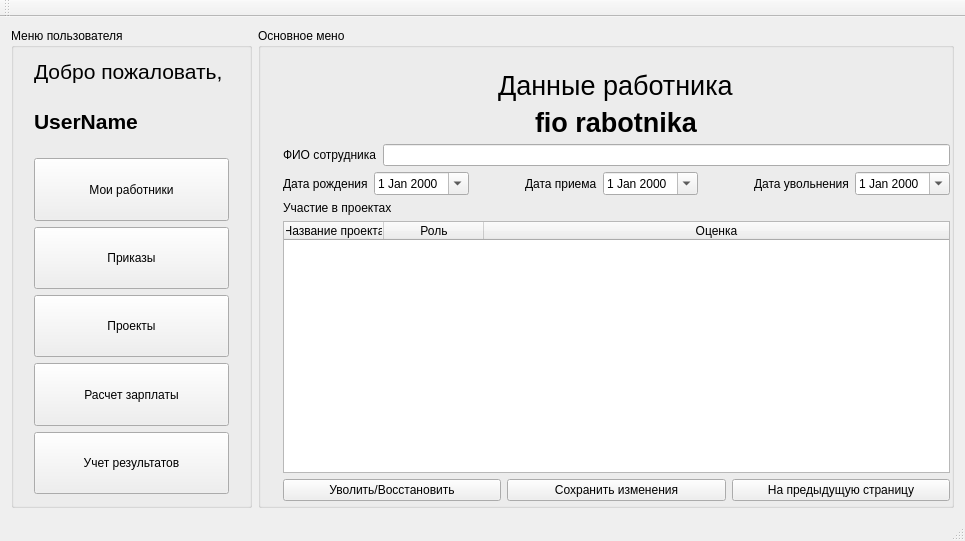
<?xml version="1.0" encoding="UTF-8"?>
<ui version="4.0">
 <class>salaryClass</class>
 <widget class="QMainWindow" name="salaryClass">
  <property name="geometry">
   <rect>
    <x>0</x>
    <y>0</y>
    <width>961</width>
    <height>541</height>
   </rect>
  </property>
  <property name="windowTitle">
   <string>salary</string>
  </property>
  <widget class="QWidget" name="centralWidget">
   <layout class="QGridLayout" name="gridLayout_4">
    <item row="0" column="0">
     <widget class="QGroupBox" name="groupBox">
      <property name="enabled">
       <bool>true</bool>
      </property>
      <property name="sizePolicy">
       <sizepolicy hsizetype="Fixed" vsizetype="Preferred">
        <horstretch>0</horstretch>
        <verstretch>0</verstretch>
       </sizepolicy>
      </property>
      <property name="minimumSize">
       <size>
        <width>241</width>
        <height>0</height>
       </size>
      </property>
      <property name="cursor">
       <cursorShape>OpenHandCursor</cursorShape>
      </property>
      <property name="title">
       <string>Меню пользователя</string>
      </property>
      <property name="checkable">
       <bool>false</bool>
      </property>
      <layout class="QGridLayout" name="gridLayout_3">
       <item row="0" column="0">
        <widget class="QLabel" name="label_3">
         <property name="sizePolicy">
          <sizepolicy hsizetype="Fixed" vsizetype="Fixed">
           <horstretch>0</horstretch>
           <verstretch>0</verstretch>
          </sizepolicy>
         </property>
         <property name="font">
          <font>
           <pointsize>16</pointsize>
          </font>
         </property>
         <property name="text">
          <string>Добро пожаловать, </string>
         </property>
        </widget>
       </item>
       <item row="1" column="0">
        <widget class="QLabel" name="menu_username">
         <property name="sizePolicy">
          <sizepolicy hsizetype="Minimum" vsizetype="Minimum">
           <horstretch>0</horstretch>
           <verstretch>0</verstretch>
          </sizepolicy>
         </property>
         <property name="font">
          <font>
           <pointsize>16</pointsize>
           <weight>75</weight>
           <bold>true</bold>
          </font>
         </property>
         <property name="accessibleDescription">
          <string/>
         </property>
         <property name="autoFillBackground">
          <bool>false</bool>
         </property>
         <property name="lineWidth">
          <number>2</number>
         </property>
         <property name="text">
          <string>UserName</string>
         </property>
        </widget>
       </item>
       <item row="2" column="0">
        <widget class="QPushButton" name="menu_worker">
         <property name="sizePolicy">
          <sizepolicy hsizetype="Minimum" vsizetype="Minimum">
           <horstretch>0</horstretch>
           <verstretch>0</verstretch>
          </sizepolicy>
         </property>
         <property name="text">
          <string>Мои работники</string>
         </property>
        </widget>
       </item>
       <item row="3" column="0">
        <widget class="QPushButton" name="menu_prikaz">
         <property name="sizePolicy">
          <sizepolicy hsizetype="Minimum" vsizetype="Minimum">
           <horstretch>0</horstretch>
           <verstretch>0</verstretch>
          </sizepolicy>
         </property>
         <property name="text">
          <string>Приказы</string>
         </property>
        </widget>
       </item>
       <item row="4" column="0">
        <widget class="QPushButton" name="menu_project">
         <property name="sizePolicy">
          <sizepolicy hsizetype="Minimum" vsizetype="Minimum">
           <horstretch>0</horstretch>
           <verstretch>0</verstretch>
          </sizepolicy>
         </property>
         <property name="text">
          <string>Проекты</string>
         </property>
        </widget>
       </item>
       <item row="5" column="0">
        <widget class="QPushButton" name="menu_salary">
         <property name="sizePolicy">
          <sizepolicy hsizetype="Minimum" vsizetype="Minimum">
           <horstretch>0</horstretch>
           <verstretch>0</verstretch>
          </sizepolicy>
         </property>
         <property name="text">
          <string>Расчет зарплаты</string>
         </property>
        </widget>
       </item>
       <item row="6" column="0">
        <widget class="QPushButton" name="menu_accounting">
         <property name="sizePolicy">
          <sizepolicy hsizetype="Minimum" vsizetype="Minimum">
           <horstretch>0</horstretch>
           <verstretch>0</verstretch>
          </sizepolicy>
         </property>
         <property name="text">
          <string>Учет результатов</string>
         </property>
        </widget>
       </item>
      </layout>
     </widget>
    </item>
    <item row="0" column="1">
     <widget class="QGroupBox" name="groupBox_2">
      <property name="minimumSize">
       <size>
        <width>696</width>
        <height>470</height>
       </size>
      </property>
      <property name="cursor">
       <cursorShape>ArrowCursor</cursorShape>
      </property>
      <property name="mouseTracking">
       <bool>false</bool>
      </property>
      <property name="title">
       <string>Основное мено</string>
      </property>
      <layout class="QVBoxLayout" name="verticalLayout_3">
       <item>
        <widget class="QStackedWidget" name="stackedWidget">
         <property name="sizePolicy">
          <sizepolicy hsizetype="Maximum" vsizetype="Maximum">
           <horstretch>0</horstretch>
           <verstretch>0</verstretch>
          </sizepolicy>
         </property>
         <property name="minimumSize">
          <size>
           <width>689</width>
           <height>453</height>
          </size>
         </property>
         <property name="currentIndex">
          <number>3</number>
         </property>
         <widget class="QWidget" name="registration">
          <widget class="QWidget" name="layoutWidget">
           <property name="geometry">
            <rect>
             <x>0</x>
             <y>10</y>
             <width>681</width>
             <height>35</height>
            </rect>
           </property>
           <layout class="QHBoxLayout" name="horizontalLayout_6">
            <item>
             <spacer name="horizontalSpacer_14">
              <property name="orientation">
               <enum>Qt::Horizontal</enum>
              </property>
              <property name="sizeHint" stdset="0">
               <size>
                <width>232</width>
                <height>20</height>
               </size>
              </property>
             </spacer>
            </item>
            <item>
             <widget class="QLabel" name="label_8">
              <property name="font">
               <font>
                <pointsize>20</pointsize>
               </font>
              </property>
              <property name="text">
               <string>Регистрация</string>
              </property>
             </widget>
            </item>
            <item>
             <spacer name="horizontalSpacer_13">
              <property name="orientation">
               <enum>Qt::Horizontal</enum>
              </property>
              <property name="sizeHint" stdset="0">
               <size>
                <width>232</width>
                <height>20</height>
               </size>
              </property>
             </spacer>
            </item>
           </layout>
          </widget>
          <widget class="QWidget" name="layoutWidget">
           <property name="geometry">
            <rect>
             <x>0</x>
             <y>50</y>
             <width>681</width>
             <height>381</height>
            </rect>
           </property>
           <layout class="QGridLayout" name="gridLayout_6">
            <item row="0" column="1">
             <spacer name="verticalSpacer">
              <property name="orientation">
               <enum>Qt::Vertical</enum>
              </property>
              <property name="sizeHint" stdset="0">
               <size>
                <width>20</width>
                <height>40</height>
               </size>
              </property>
             </spacer>
            </item>
            <item row="1" column="0">
             <spacer name="horizontalSpacer_23">
              <property name="orientation">
               <enum>Qt::Horizontal</enum>
              </property>
              <property name="sizeHint" stdset="0">
               <size>
                <width>40</width>
                <height>20</height>
               </size>
              </property>
             </spacer>
            </item>
            <item row="1" column="1">
             <layout class="QGridLayout" name="gridLayout_5">
              <item row="0" column="1">
               <spacer name="horizontalSpacer_17">
                <property name="orientation">
                 <enum>Qt::Horizontal</enum>
                </property>
                <property name="sizeHint" stdset="0">
                 <size>
                  <width>40</width>
                  <height>20</height>
                 </size>
                </property>
               </spacer>
              </item>
              <item row="0" column="2">
               <widget class="QLabel" name="label_10">
                <property name="text">
                 <string>Логин</string>
                </property>
               </widget>
              </item>
              <item row="0" column="3">
               <spacer name="horizontalSpacer_18">
                <property name="orientation">
                 <enum>Qt::Horizontal</enum>
                </property>
                <property name="sizeHint" stdset="0">
                 <size>
                  <width>40</width>
                  <height>20</height>
                 </size>
                </property>
               </spacer>
              </item>
              <item row="1" column="0" colspan="5">
               <widget class="QLineEdit" name="enter_login_2"/>
              </item>
              <item row="2" column="1">
               <spacer name="horizontalSpacer_19">
                <property name="orientation">
                 <enum>Qt::Horizontal</enum>
                </property>
                <property name="sizeHint" stdset="0">
                 <size>
                  <width>40</width>
                  <height>20</height>
                 </size>
                </property>
               </spacer>
              </item>
              <item row="2" column="2">
               <widget class="QLabel" name="label_11">
                <property name="text">
                 <string>Пароль</string>
                </property>
               </widget>
              </item>
              <item row="2" column="3">
               <spacer name="horizontalSpacer_20">
                <property name="orientation">
                 <enum>Qt::Horizontal</enum>
                </property>
                <property name="sizeHint" stdset="0">
                 <size>
                  <width>40</width>
                  <height>20</height>
                 </size>
                </property>
               </spacer>
              </item>
              <item row="3" column="0" colspan="5">
               <widget class="QLineEdit" name="enter_password_2"/>
              </item>
              <item row="4" column="0" colspan="5">
               <widget class="QPushButton" name="enter_enter_2">
                <property name="text">
                 <string>Войти</string>
                </property>
               </widget>
              </item>
              <item row="5" column="0">
               <spacer name="horizontalSpacer_21">
                <property name="orientation">
                 <enum>Qt::Horizontal</enum>
                </property>
                <property name="sizeHint" stdset="0">
                 <size>
                  <width>40</width>
                  <height>20</height>
                 </size>
                </property>
               </spacer>
              </item>
              <item row="5" column="1" colspan="3">
               <widget class="QLabel" name="label_12">
                <property name="text">
                 <string>Ещё не подключены к системе?</string>
                </property>
               </widget>
              </item>
              <item row="5" column="4">
               <spacer name="horizontalSpacer_22">
                <property name="orientation">
                 <enum>Qt::Horizontal</enum>
                </property>
                <property name="sizeHint" stdset="0">
                 <size>
                  <width>40</width>
                  <height>20</height>
                 </size>
                </property>
               </spacer>
              </item>
              <item row="6" column="0" colspan="5">
               <widget class="QPushButton" name="enter_registration_2">
                <property name="text">
                 <string>Зарегестрироваться</string>
                </property>
               </widget>
              </item>
             </layout>
            </item>
            <item row="1" column="2">
             <spacer name="horizontalSpacer_24">
              <property name="orientation">
               <enum>Qt::Horizontal</enum>
              </property>
              <property name="sizeHint" stdset="0">
               <size>
                <width>40</width>
                <height>20</height>
               </size>
              </property>
             </spacer>
            </item>
            <item row="2" column="1">
             <spacer name="verticalSpacer_2">
              <property name="orientation">
               <enum>Qt::Vertical</enum>
              </property>
              <property name="sizeHint" stdset="0">
               <size>
                <width>20</width>
                <height>40</height>
               </size>
              </property>
             </spacer>
            </item>
           </layout>
          </widget>
         </widget>
         <widget class="QWidget" name="enter">
          <widget class="QWidget" name="layoutWidget">
           <property name="geometry">
            <rect>
             <x>0</x>
             <y>10</y>
             <width>681</width>
             <height>35</height>
            </rect>
           </property>
           <layout class="QHBoxLayout" name="horizontalLayout_7">
            <item>
             <spacer name="horizontalSpacer_16">
              <property name="orientation">
               <enum>Qt::Horizontal</enum>
              </property>
              <property name="sizeHint" stdset="0">
               <size>
                <width>232</width>
                <height>20</height>
               </size>
              </property>
             </spacer>
            </item>
            <item>
             <widget class="QLabel" name="label_9">
              <property name="font">
               <font>
                <pointsize>20</pointsize>
               </font>
              </property>
              <property name="text">
               <string>Аутентификация</string>
              </property>
             </widget>
            </item>
            <item>
             <spacer name="horizontalSpacer_15">
              <property name="orientation">
               <enum>Qt::Horizontal</enum>
              </property>
              <property name="sizeHint" stdset="0">
               <size>
                <width>232</width>
                <height>20</height>
               </size>
              </property>
             </spacer>
            </item>
           </layout>
          </widget>
          <widget class="QWidget" name="layoutWidget">
           <property name="geometry">
            <rect>
             <x>0</x>
             <y>50</y>
             <width>681</width>
             <height>381</height>
            </rect>
           </property>
           <layout class="QGridLayout" name="gridLayout_7">
            <item row="0" column="1">
             <spacer name="verticalSpacer_3">
              <property name="orientation">
               <enum>Qt::Vertical</enum>
              </property>
              <property name="sizeHint" stdset="0">
               <size>
                <width>20</width>
                <height>40</height>
               </size>
              </property>
             </spacer>
            </item>
            <item row="1" column="0">
             <spacer name="horizontalSpacer_26">
              <property name="orientation">
               <enum>Qt::Horizontal</enum>
              </property>
              <property name="sizeHint" stdset="0">
               <size>
                <width>40</width>
                <height>20</height>
               </size>
              </property>
             </spacer>
            </item>
            <item row="1" column="1">
             <layout class="QGridLayout" name="gridLayout_2">
              <item row="0" column="1">
               <spacer name="horizontalSpacer_5">
                <property name="orientation">
                 <enum>Qt::Horizontal</enum>
                </property>
                <property name="sizeHint" stdset="0">
                 <size>
                  <width>40</width>
                  <height>20</height>
                 </size>
                </property>
               </spacer>
              </item>
              <item row="0" column="2">
               <widget class="QLabel" name="label_4">
                <property name="text">
                 <string>Логин</string>
                </property>
               </widget>
              </item>
              <item row="0" column="3">
               <spacer name="horizontalSpacer_6">
                <property name="orientation">
                 <enum>Qt::Horizontal</enum>
                </property>
                <property name="sizeHint" stdset="0">
                 <size>
                  <width>40</width>
                  <height>20</height>
                 </size>
                </property>
               </spacer>
              </item>
              <item row="1" column="0" colspan="5">
               <widget class="QLineEdit" name="enter_login"/>
              </item>
              <item row="2" column="1">
               <spacer name="horizontalSpacer_7">
                <property name="orientation">
                 <enum>Qt::Horizontal</enum>
                </property>
                <property name="sizeHint" stdset="0">
                 <size>
                  <width>40</width>
                  <height>20</height>
                 </size>
                </property>
               </spacer>
              </item>
              <item row="2" column="2">
               <widget class="QLabel" name="label_5">
                <property name="text">
                 <string>Пароль</string>
                </property>
               </widget>
              </item>
              <item row="2" column="3">
               <spacer name="horizontalSpacer_8">
                <property name="orientation">
                 <enum>Qt::Horizontal</enum>
                </property>
                <property name="sizeHint" stdset="0">
                 <size>
                  <width>40</width>
                  <height>20</height>
                 </size>
                </property>
               </spacer>
              </item>
              <item row="3" column="0" colspan="5">
               <widget class="QLineEdit" name="enter_password"/>
              </item>
              <item row="4" column="0" colspan="5">
               <widget class="QPushButton" name="enter_enter">
                <property name="text">
                 <string>Войти</string>
                </property>
               </widget>
              </item>
              <item row="5" column="0">
               <spacer name="horizontalSpacer_9">
                <property name="orientation">
                 <enum>Qt::Horizontal</enum>
                </property>
                <property name="sizeHint" stdset="0">
                 <size>
                  <width>40</width>
                  <height>20</height>
                 </size>
                </property>
               </spacer>
              </item>
              <item row="5" column="1" colspan="3">
               <widget class="QLabel" name="label_6">
                <property name="text">
                 <string>Ещё не подключены к системе?</string>
                </property>
               </widget>
              </item>
              <item row="5" column="4">
               <spacer name="horizontalSpacer_10">
                <property name="orientation">
                 <enum>Qt::Horizontal</enum>
                </property>
                <property name="sizeHint" stdset="0">
                 <size>
                  <width>40</width>
                  <height>20</height>
                 </size>
                </property>
               </spacer>
              </item>
              <item row="6" column="0" colspan="5">
               <widget class="QPushButton" name="enter_registration">
                <property name="text">
                 <string>Зарегестрироваться</string>
                </property>
               </widget>
              </item>
             </layout>
            </item>
            <item row="1" column="2">
             <spacer name="horizontalSpacer_25">
              <property name="orientation">
               <enum>Qt::Horizontal</enum>
              </property>
              <property name="sizeHint" stdset="0">
               <size>
                <width>40</width>
                <height>20</height>
               </size>
              </property>
             </spacer>
            </item>
            <item row="2" column="1">
             <spacer name="verticalSpacer_4">
              <property name="orientation">
               <enum>Qt::Vertical</enum>
              </property>
              <property name="sizeHint" stdset="0">
               <size>
                <width>20</width>
                <height>40</height>
               </size>
              </property>
             </spacer>
            </item>
           </layout>
          </widget>
         </widget>
         <widget class="QWidget" name="worker">
          <widget class="QTabWidget" name="worker_list">
           <property name="geometry">
            <rect>
             <x>0</x>
             <y>110</y>
             <width>671</width>
             <height>331</height>
            </rect>
           </property>
           <property name="currentIndex">
            <number>0</number>
           </property>
           <widget class="QWidget" name="worker_current">
            <attribute name="title">
             <string>Текущий штат</string>
            </attribute>
            <widget class="QListWidget" name="worker_list_current_2">
             <property name="geometry">
              <rect>
               <x>0</x>
               <y>10</y>
               <width>661</width>
               <height>291</height>
              </rect>
             </property>
            </widget>
           </widget>
           <widget class="QWidget" name="worker_dismissial">
            <attribute name="title">
             <string>Уволенные</string>
            </attribute>
            <widget class="QListWidget" name="worker_list_dismissial">
             <property name="geometry">
              <rect>
               <x>0</x>
               <y>10</y>
               <width>661</width>
               <height>291</height>
              </rect>
             </property>
            </widget>
           </widget>
          </widget>
          <widget class="QWidget" name="layoutWidget">
           <property name="geometry">
            <rect>
             <x>9</x>
             <y>9</y>
             <width>667</width>
             <height>35</height>
            </rect>
           </property>
           <layout class="QHBoxLayout" name="horizontalLayout_4">
            <item>
             <spacer name="horizontalSpacer_11">
              <property name="orientation">
               <enum>Qt::Horizontal</enum>
              </property>
              <property name="sizeHint" stdset="0">
               <size>
                <width>232</width>
                <height>20</height>
               </size>
              </property>
             </spacer>
            </item>
            <item>
             <widget class="QLabel" name="label_7">
              <property name="font">
               <font>
                <pointsize>20</pointsize>
               </font>
              </property>
              <property name="text">
               <string>Мои работники</string>
              </property>
             </widget>
            </item>
            <item>
             <spacer name="horizontalSpacer_12">
              <property name="orientation">
               <enum>Qt::Horizontal</enum>
              </property>
              <property name="sizeHint" stdset="0">
               <size>
                <width>232</width>
                <height>20</height>
               </size>
              </property>
             </spacer>
            </item>
           </layout>
          </widget>
          <widget class="QWidget" name="layoutWidget">
           <property name="geometry">
            <rect>
             <x>10</x>
             <y>70</y>
             <width>661</width>
             <height>25</height>
            </rect>
           </property>
           <layout class="QHBoxLayout" name="horizontalLayout_5">
            <item>
             <widget class="QLineEdit" name="worker_search_FIO">
              <property name="text">
               <string/>
              </property>
             </widget>
            </item>
            <item>
             <widget class="QPushButton" name="worker_search">
              <property name="text">
               <string>Поиск по сотрудникам</string>
              </property>
             </widget>
            </item>
           </layout>
          </widget>
         </widget>
         <widget class="QWidget" name="worker_page">
          <layout class="QGridLayout" name="gridLayout_8">
           <item row="0" column="0">
            <layout class="QHBoxLayout" name="horizontalLayout_8">
             <item>
              <spacer name="horizontalSpacer_28">
               <property name="orientation">
                <enum>Qt::Horizontal</enum>
               </property>
               <property name="sizeHint" stdset="0">
                <size>
                 <width>232</width>
                 <height>20</height>
                </size>
               </property>
              </spacer>
             </item>
             <item>
              <widget class="QLabel" name="label_13">
               <property name="font">
                <font>
                 <pointsize>20</pointsize>
                </font>
               </property>
               <property name="text">
                <string>Данные работника</string>
               </property>
              </widget>
             </item>
             <item>
              <spacer name="horizontalSpacer_27">
               <property name="orientation">
                <enum>Qt::Horizontal</enum>
               </property>
               <property name="sizeHint" stdset="0">
                <size>
                 <width>232</width>
                 <height>20</height>
                </size>
               </property>
              </spacer>
             </item>
            </layout>
           </item>
           <item row="1" column="0">
            <layout class="QHBoxLayout" name="horizontalLayout_9">
             <item>
              <spacer name="horizontalSpacer_30">
               <property name="orientation">
                <enum>Qt::Horizontal</enum>
               </property>
               <property name="sizeHint" stdset="0">
                <size>
                 <width>232</width>
                 <height>20</height>
                </size>
               </property>
              </spacer>
             </item>
             <item>
              <widget class="QLabel" name="worker_page_username">
               <property name="font">
                <font>
                 <pointsize>20</pointsize>
                 <weight>75</weight>
                 <bold>true</bold>
                </font>
               </property>
               <property name="text">
                <string>fio rabotnika</string>
               </property>
              </widget>
             </item>
             <item>
              <spacer name="horizontalSpacer_29">
               <property name="orientation">
                <enum>Qt::Horizontal</enum>
               </property>
               <property name="sizeHint" stdset="0">
                <size>
                 <width>232</width>
                 <height>20</height>
                </size>
               </property>
              </spacer>
             </item>
            </layout>
           </item>
           <item row="2" column="0">
            <layout class="QHBoxLayout" name="horizontalLayout_15">
             <item>
              <widget class="QLabel" name="label_21">
               <property name="text">
                <string>ФИО сотрудника</string>
               </property>
              </widget>
             </item>
             <item>
              <widget class="QLineEdit" name="lineEdit_2"/>
             </item>
            </layout>
           </item>
           <item row="3" column="0">
            <layout class="QHBoxLayout" name="horizontalLayout_14">
             <item>
              <widget class="QLabel" name="label_18">
               <property name="text">
                <string>Дата рождения</string>
               </property>
              </widget>
             </item>
             <item>
              <widget class="QDateEdit" name="dateEdit_4">
               <property name="calendarPopup">
                <bool>true</bool>
               </property>
              </widget>
             </item>
             <item>
              <spacer name="horizontalSpacer_33">
               <property name="orientation">
                <enum>Qt::Horizontal</enum>
               </property>
               <property name="sizeHint" stdset="0">
                <size>
                 <width>18</width>
                 <height>20</height>
                </size>
               </property>
              </spacer>
             </item>
             <item>
              <widget class="QLabel" name="label_19">
               <property name="text">
                <string>Дата приема</string>
               </property>
              </widget>
             </item>
             <item>
              <widget class="QDateEdit" name="dateEdit_5">
               <property name="calendarPopup">
                <bool>true</bool>
               </property>
              </widget>
             </item>
             <item>
              <spacer name="horizontalSpacer_34">
               <property name="orientation">
                <enum>Qt::Horizontal</enum>
               </property>
               <property name="sizeHint" stdset="0">
                <size>
                 <width>28</width>
                 <height>20</height>
                </size>
               </property>
              </spacer>
             </item>
             <item>
              <widget class="QLabel" name="label_20">
               <property name="text">
                <string>Дата увольнения</string>
               </property>
              </widget>
             </item>
             <item>
              <widget class="QDateEdit" name="dateEdit_6">
               <property name="calendarPopup">
                <bool>true</bool>
               </property>
              </widget>
             </item>
            </layout>
           </item>
           <item row="4" column="0">
            <layout class="QVBoxLayout" name="verticalLayout_5">
             <item>
              <widget class="QLabel" name="label_22">
               <property name="text">
                <string>Участие в проектах</string>
               </property>
              </widget>
             </item>
             <item>
              <widget class="QTableWidget" name="tableWidget_2">
               <attribute name="horizontalHeaderStretchLastSection">
                <bool>true</bool>
               </attribute>
               <attribute name="verticalHeaderHighlightSections">
                <bool>true</bool>
               </attribute>
               <column>
                <property name="text">
                 <string>Название проекта</string>
                </property>
               </column>
               <column>
                <property name="text">
                 <string>Роль</string>
                </property>
               </column>
               <column>
                <property name="text">
                 <string>Оценка</string>
                </property>
               </column>
              </widget>
             </item>
            </layout>
           </item>
           <item row="5" column="0">
            <layout class="QHBoxLayout" name="horizontalLayout_13">
             <item>
              <widget class="QPushButton" name="pushButton_4">
               <property name="text">
                <string>Уволить/Восстановить</string>
               </property>
              </widget>
             </item>
             <item>
              <widget class="QPushButton" name="pushButton_5">
               <property name="text">
                <string>Сохранить изменения</string>
               </property>
              </widget>
             </item>
             <item>
              <widget class="QPushButton" name="pushButton_6">
               <property name="text">
                <string>На предыдущую страницу</string>
               </property>
              </widget>
             </item>
            </layout>
           </item>
          </layout>
         </widget>
         <widget class="QWidget" name="prikaz">
          <widget class="QGroupBox" name="groupBox_3">
           <property name="geometry">
            <rect>
             <x>9</x>
             <y>171</y>
             <width>671</width>
             <height>56</height>
            </rect>
           </property>
           <property name="sizePolicy">
            <sizepolicy hsizetype="Minimum" vsizetype="Expanding">
             <horstretch>0</horstretch>
             <verstretch>0</verstretch>
            </sizepolicy>
           </property>
           <property name="title">
            <string>Поиск приказа</string>
           </property>
           <layout class="QHBoxLayout" name="horizontalLayout">
            <item>
             <widget class="QCheckBox" name="prikaz_search_dismissial">
              <property name="text">
               <string>Увольнение</string>
              </property>
             </widget>
            </item>
            <item>
             <widget class="QCheckBox" name="prikaz_search_recruitment">
              <property name="text">
               <string>Прием</string>
              </property>
             </widget>
            </item>
            <item>
             <widget class="QComboBox" name="prikaz_search_FIO">
              <item>
               <property name="text">
                <string>ФИО Работника</string>
               </property>
              </item>
             </widget>
            </item>
            <item>
             <widget class="QCheckBox" name="prikaz_search_date_flag">
              <property name="text">
               <string>Искать дату</string>
              </property>
             </widget>
            </item>
            <item>
             <widget class="QDateEdit" name="prikaz_search_date">
              <property name="enabled">
               <bool>false</bool>
              </property>
              <property name="calendarPopup">
               <bool>true</bool>
              </property>
             </widget>
            </item>
            <item>
             <widget class="QPushButton" name="prikaz_search">
              <property name="text">
               <string>Найти</string>
              </property>
             </widget>
            </item>
            <item>
             <widget class="QPushButton" name="prikaz_search_reset">
              <property name="text">
               <string>Сброс поиска</string>
              </property>
             </widget>
            </item>
           </layout>
          </widget>
          <widget class="QWidget" name="layoutWidget_2">
           <property name="geometry">
            <rect>
             <x>9</x>
             <y>9</y>
             <width>671</width>
             <height>68</height>
            </rect>
           </property>
           <layout class="QVBoxLayout" name="verticalLayout">
            <item>
             <layout class="QHBoxLayout" name="horizontalLayout_2">
              <item>
               <spacer name="horizontalSpacer">
                <property name="orientation">
                 <enum>Qt::Horizontal</enum>
                </property>
                <property name="sizeHint" stdset="0">
                 <size>
                  <width>40</width>
                  <height>20</height>
                 </size>
                </property>
               </spacer>
              </item>
              <item>
               <widget class="QLabel" name="label_2">
                <property name="font">
                 <font>
                  <pointsize>20</pointsize>
                 </font>
                </property>
                <property name="text">
                 <string>Приказы</string>
                </property>
               </widget>
              </item>
              <item>
               <spacer name="horizontalSpacer_2">
                <property name="orientation">
                 <enum>Qt::Horizontal</enum>
                </property>
                <property name="sizeHint" stdset="0">
                 <size>
                  <width>40</width>
                  <height>20</height>
                 </size>
                </property>
               </spacer>
              </item>
             </layout>
            </item>
            <item>
             <layout class="QHBoxLayout" name="horizontalLayout_3">
              <item>
               <spacer name="horizontalSpacer_3">
                <property name="orientation">
                 <enum>Qt::Horizontal</enum>
                </property>
                <property name="sizeHint" stdset="0">
                 <size>
                  <width>40</width>
                  <height>20</height>
                 </size>
                </property>
               </spacer>
              </item>
              <item>
               <widget class="QPushButton" name="prikaz_generate_new">
                <property name="text">
                 <string>Создать новый приказ</string>
                </property>
               </widget>
              </item>
              <item>
               <spacer name="horizontalSpacer_4">
                <property name="orientation">
                 <enum>Qt::Horizontal</enum>
                </property>
                <property name="sizeHint" stdset="0">
                 <size>
                  <width>40</width>
                  <height>20</height>
                 </size>
                </property>
               </spacer>
              </item>
             </layout>
            </item>
           </layout>
          </widget>
          <widget class="QGroupBox" name="group_create">
           <property name="enabled">
            <bool>true</bool>
           </property>
           <property name="geometry">
            <rect>
             <x>9</x>
             <y>83</y>
             <width>671</width>
             <height>82</height>
            </rect>
           </property>
           <property name="sizePolicy">
            <sizepolicy hsizetype="Minimum" vsizetype="Expanding">
             <horstretch>0</horstretch>
             <verstretch>0</verstretch>
            </sizepolicy>
           </property>
           <property name="title">
            <string>Создание нового приказа</string>
           </property>
           <layout class="QGridLayout" name="gridLayout">
            <item row="0" column="0">
             <widget class="QComboBox" name="prikaz_create_FIO">
              <item>
               <property name="text">
                <string>Ввести вручную</string>
               </property>
              </item>
             </widget>
            </item>
            <item row="0" column="1" colspan="2">
             <widget class="QLineEdit" name="prikaz_create_FIO_string">
              <property name="enabled">
               <bool>true</bool>
              </property>
             </widget>
            </item>
            <item row="0" column="3">
             <widget class="QPushButton" name="prikaz_create_create">
              <property name="text">
               <string>Создать приказ</string>
              </property>
             </widget>
            </item>
            <item row="1" column="0">
             <widget class="QRadioButton" name="prikaz_create_dismissial">
              <property name="text">
               <string>Увольнение</string>
              </property>
              <property name="checked">
               <bool>false</bool>
              </property>
             </widget>
            </item>
            <item row="1" column="1">
             <widget class="QRadioButton" name="prikaz_create_recruitment">
              <property name="text">
               <string>Прием</string>
              </property>
              <property name="checkable">
               <bool>true</bool>
              </property>
              <property name="checked">
               <bool>true</bool>
              </property>
             </widget>
            </item>
            <item row="1" column="2">
             <widget class="QDateEdit" name="prikaz_create_date">
              <property name="calendarPopup">
               <bool>true</bool>
              </property>
             </widget>
            </item>
           </layout>
          </widget>
          <widget class="QGroupBox" name="groupBox_4">
           <property name="geometry">
            <rect>
             <x>9</x>
             <y>233</y>
             <width>671</width>
             <height>211</height>
            </rect>
           </property>
           <property name="sizePolicy">
            <sizepolicy hsizetype="Preferred" vsizetype="MinimumExpanding">
             <horstretch>0</horstretch>
             <verstretch>0</verstretch>
            </sizepolicy>
           </property>
           <property name="minimumSize">
            <size>
             <width>671</width>
             <height>0</height>
            </size>
           </property>
           <property name="title">
            <string>Существующие приказы</string>
           </property>
           <layout class="QVBoxLayout" name="verticalLayout_2">
            <item>
             <widget class="QListWidget" name="prikaz_list">
              <property name="sizePolicy">
               <sizepolicy hsizetype="Expanding" vsizetype="Fixed">
                <horstretch>0</horstretch>
                <verstretch>0</verstretch>
               </sizepolicy>
              </property>
              <property name="maximumSize">
               <size>
                <width>16777215</width>
                <height>149</height>
               </size>
              </property>
              <item>
               <property name="text">
                <string notr="true">Номер             Тип                        Дата              ФИО работника</string>
               </property>
               <property name="font">
                <font>
                 <weight>75</weight>
                 <italic>false</italic>
                 <bold>true</bold>
                 <underline>false</underline>
                </font>
               </property>
               <property name="flags">
                <set>ItemIsEnabled</set>
               </property>
              </item>
             </widget>
            </item>
            <item>
             <widget class="QPushButton" name="prikaz_to_pdf">
              <property name="text">
               <string>Выгрузить в PDF выбранный приказ</string>
              </property>
             </widget>
            </item>
           </layout>
          </widget>
         </widget>
        </widget>
       </item>
      </layout>
     </widget>
    </item>
   </layout>
  </widget>
  <widget class="QMenuBar" name="menuBar">
   <property name="geometry">
    <rect>
     <x>0</x>
     <y>0</y>
     <width>961</width>
     <height>21</height>
    </rect>
   </property>
  </widget>
  <widget class="QToolBar" name="mainToolBar">
   <attribute name="toolBarArea">
    <enum>TopToolBarArea</enum>
   </attribute>
   <attribute name="toolBarBreak">
    <bool>false</bool>
   </attribute>
  </widget>
  <widget class="QStatusBar" name="statusBar"/>
 </widget>
 <layoutdefault spacing="6" margin="11"/>
 <resources>
  <include location="salary.qrc"/>
 </resources>
 <connections/>
</ui>
